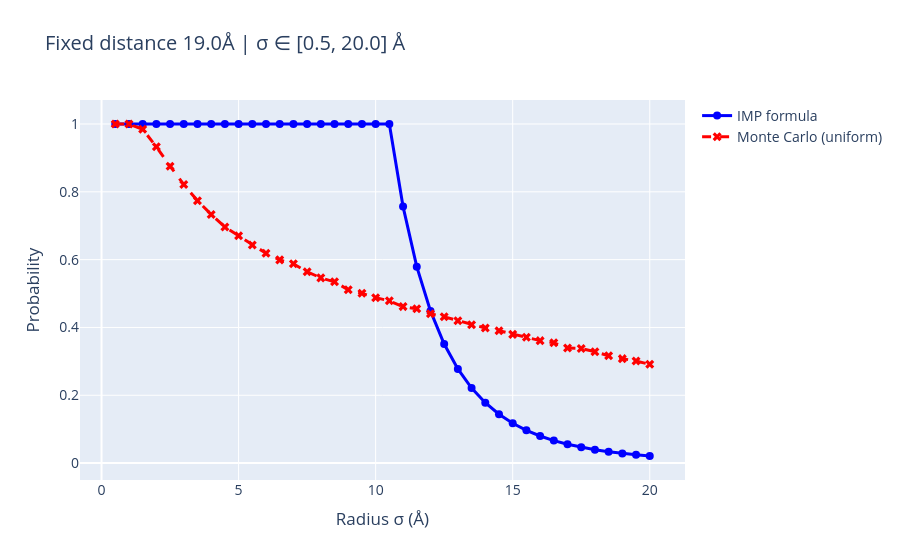

The cell this chart's notebook holds for it:
### Code cell
import os
import numpy as np
import matplotlib.pyplot as plt
import plotly.graph_objects as go  # For interactive Plotly plot

def create_radius_sweep_plot(
    distance=35.0,
    sigma_min=2.0,
    sigma_max=30.0,
    steps=29,
    L=21.0,
    N_mc=500000
):
    """
    Compare IMP vs uniform Monte Carlo probabilities as the sphere radius grows.
    Interactive Plotly plot displayed, Matplotlib used for PDF save.
    """
    sigma_values = np.linspace(sigma_min, sigma_max, steps)
    prob_imp = []
    prob_mc = []
    p1 = np.array([0.0, 0.0, 0.0])
    p2 = np.array([distance, 0.0, 0.0])

    for sigma in sigma_values:
        prob_imp.append(compute_imp_probability(distance, sigma, sigma, L))
        prob_mc.append(compute_mc_probability(p1, p2, sigma, sigma, L, N=N_mc))

    # Create Plotly figure for interactive display
    fig_plotly = go.Figure()
    fig_plotly.add_trace(go.Scatter(x=sigma_values, y=prob_imp, mode='lines+markers', name='IMP formula', line=dict(color='blue', width=3), marker=dict(size=8)))
    fig_plotly.add_trace(go.Scatter(x=sigma_values, y=prob_mc, mode='lines+markers', name='Monte Carlo (uniform)', line=dict(color='red', width=3, dash='dash'), marker=dict(size=8, symbol='x')))
    fig_plotly.update_layout(
        title=f'Fixed distance {distance:.1f}Å | σ ∈ [{sigma_min:.1f}, {sigma_max:.1f}] Å',
        xaxis_title='Radius σ (Å)',
        yaxis_title='Probability',
        font=dict(size=14)
    )
    fig_plotly.show()  # Display interactive Plotly plot
    
    # Create Matplotlib figure for PDF save
    fig, ax = plt.subplots(figsize=(10, 6))
    ax.plot(sigma_values, prob_imp, 'o-', color='blue', linewidth=3, markersize=8, label='IMP formula')
    ax.plot(sigma_values, prob_mc, 'x--', color='red', linewidth=3, markersize=8, label='Monte Carlo (uniform)')
    ax.set_xlabel('Radius σ (Å)', fontsize=16)
    ax.set_ylabel('Probability', fontsize=16)
    ax.set_title(f'Fixed distance {distance:.1f}Å | σ ∈ [{sigma_min:.1f}, {sigma_max:.1f}] Å', fontsize=18)
    ax.legend(fontsize=14)
    ax.grid(True, alpha=0.3)
    
    # Ensure output directory exists
    if not os.path.exists("output_figures"):
        os.makedirs("output_figures")
        
    # Save as PDF
    filename = f"output_figures/radius_sweep_d{distance}_L{L}.pdf"
    fig.savefig(filename, bbox_inches='tight')
    print(f"Figure saved to {filename}")
    
    return {"sigma": sigma_values, "prob_imp": np.array(prob_imp), "prob_mc": np.array(prob_mc)}

# example usage
create_radius_sweep_plot(distance=19.0, sigma_min=0.5, sigma_max=20.0, steps=40, L=21.0, N_mc=50000)

### Figure 1 — Plotly figure (JSON) as saved in the notebook; plotly's stock layout.template omitted (floating-point values rounded to 4 significant figures)
{"data": [{"line": {"color": "blue", "width": 3}, "marker": {"size": 8}, "mode": "lines+markers", "name": "IMP formula", "type": "scatter", "x": [0.5, 1.0, 1.5, 2.0, 2.5, 3.0, 3.5, 4.0, 4.5, 5.0, 5.5, 6.0, 6.5, 7.0, 7.5, 8.0, 8.5, 9.0, 9.5, 10.0, 10.5, 11.0, 11.5, 12.0, 12.5, 13.0, 13.5, 14.0, 14.5, 15.0, 15.5, 16.0, 16.5, 17.0, 17.5, 18.0, 18.5, 19.0, 19.5, 20.0], "y": [1, 1, 1, 1, 1, 1, 1, 1, 1, 1, 1, 1, 1, 1, 1, 1, 1, 1, 1, 1, 1, 0.7564, 0.5794, 0.4488, 0.3513, 0.2776, 0.2214, 0.178, 0.1442, 0.1176, 0.09664, 0.07988, 0.06641, 0.05552, 0.04666, 0.0394, 0.03343, 0.02848, 0.02437, 0.02094]}, {"line": {"color": "red", "dash": "dash", "width": 3}, "marker": {"size": 8, "symbol": "x"}, "mode": "lines+markers", "name": "Monte Carlo (uniform)", "type": "scatter", "x": [0.5, 1.0, 1.5, 2.0, 2.5, 3.0, 3.5, 4.0, 4.5, 5.0, 5.5, 6.0, 6.5, 7.0, 7.5, 8.0, 8.5, 9.0, 9.5, 10.0, 10.5, 11.0, 11.5, 12.0, 12.5, 13.0, 13.5, 14.0, 14.5, 15.0, 15.5, 16.0, 16.5, 17.0, 17.5, 18.0, 18.5, 19.0, 19.5, 20.0], "y": [1, 1, 0.9846, 0.9328, 0.8757, 0.8215, 0.7737, 0.7334, 0.6964, 0.6706, 0.6432, 0.6187, 0.5993, 0.5877, 0.5642, 0.5462, 0.5345, 0.5111, 0.5006, 0.4879, 0.4785, 0.4615, 0.4551, 0.4405, 0.4313, 0.42, 0.4082, 0.3982, 0.3904, 0.3796, 0.3709, 0.3611, 0.3546, 0.3393, 0.3378, 0.3285, 0.3165, 0.308, 0.301, 0.2913]}], "layout": {"font": {"size": 14}, "title": {"text": "Fixed distance 19.0Å | σ ∈ [0.5, 20.0] Å"}, "xaxis": {"title": {"text": "Radius σ (Å)"}}, "yaxis": {"title": {"text": "Probability"}}}}
